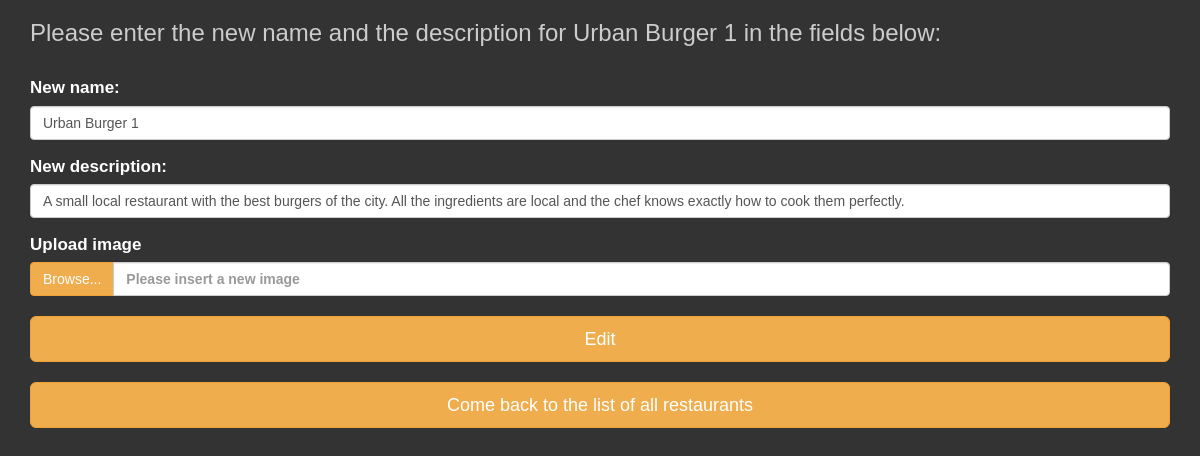
Screenshot of /restos/1/edit (signed in) with the database file from the repository.
### database_setup_fn.py (models this page shows, shortened)
class Restaurant(Base):
    __tablename__ = 'restaurant'
    id = Column(Integer, primary_key=True)
    name = Column(String(250), nullable=False)
    user_id = Column(Integer, ForeignKey('user.id'))
    user = relationship(User)
    description = Column(String(250))
    image = Column(String(250))
    menu_item = relationship('MenuItem', cascade="all, delete")

### finalproject.py (the view)
@app.route('/restos/<int:resto_id>/edit', methods=['GET', 'POST'])
@login_required
def editResto(resto_id):
    restaurant = session.query(Restaurant).filter_by(id=resto_id).one()
    name_resto = restaurant.name
    description_resto = restaurant.description
    image_resto = restaurant.image[15:]
    user = session.query(User).filter_by(name=login_session['username']).one()
    if restaurant.user_id != user.id:
        flash("""You are not allowed to edit this content,
        you are allowed to edit only the restaurants that you created""")
        return redirect(url_for('showallrestaurants'))
    if request.method == 'POST':
        if request.form['name']:
            restaurant.name = request.form['name']
            restaurant.description = request.form['description']
            file_img = request.files['file']
            filename = secure_filename(file_img.filename)
            file_img.save(os.path.join(app.config['UPLOAD_FOLDER'], filename))
            img_url = '/static/images/' + filename
            restaurant.image = img_url
            session.add(restaurant)
            session.commit()
            return redirect(url_for('showallrestaurants'))
    else:
        return render_template(
            'editresto.html',
            resto_identif=resto_id,
            name_resto=name_resto,
            resto_desc=description_resto,
            resto_image=image_resto
        )

### finalproject.py (called while the page is built)
def login_required(f):
    @wraps(f)
    def login_user(*args, **kwargs):
        if 'username' in login_session:
            return f(*args, **kwargs)
        else:
            flash("You are not allowed to access this page without login")
            return redirect('/login')
    return login_user

### templates/editresto.html (shortened to what this page needs)
<!DOCTYPE html>
<html>
<head>
        <link rel="stylesheet" type="text/css" href="/static/bootstrap-3.3.7-dist/css/bootstrap.min.css">
        <link rel="stylesheet" type="text/css" href="/static/bootstrap-3.3.7-dist/css/custom.css">
        <link rel="stylesheet" type="text/css" href="/static/css/styles.css">
</head>
<body>
    <div class="container">
        <h3>Please enter the new name and the description for {{name_resto}} in the fields below:</h3><br>
        <form enctype=multipart/form-data action="{{url_for('editResto', resto_id=resto_identif)}}" method ='POST'>
            <div class="form-group">
                <label for="inputName">New name:</label>
                <input class="form-control" type = 'text' size = '60' name = 'name' id="inputName" value='{{name_resto}}'>
            </div>
            <div class="form-group">
                <label for="inputDescription">New description:</label>
                <input class="form-control" type = 'text' size = '60' name = 'description' id="inputDescription" value='{{resto_desc}}'>
            </div>
            <div class="form-group">
                <label for = "fileInput">Upload image
                <span class="input-group" style="margin-top:5px;">
                    <span class="input-group-btn">
                        <span class= "btn btn-warning btn-file btn-md">
                            Browse...<input id="fileInput" type="file" style="display:none;" name="file">
                        </span>
                    </span>
                    <input id='inputImage_url' type="text" class="form-control" placeholder='Please insert a new image'>
                </span>
                </label>
            </div>
            <button class="btn btn-warning btn-block btn-lg" type = 'submit' value = 'Edit'>Edit</button>
        </form>
        <br>
    <a role="button" class="btn btn-warning btn-block btn-lg" href="{{url_for('showallrestaurants')}}">Come back to the list of all restaurants</a>
    </div>
</body>
</html>

### static/css/styles.css (style rules this page uses)
body { font-family: sans-serif; background-color: #333333 }
h1, h2, h3, h4 { color: #CCCCCC; }
a { text-decoration: none; text-decoration: #333333; font-size: .75em; }

### rows the page displays
Restaurant: name "Urban Burger 1", description "A small local restaurant with the best burgers of the city. All the ingredients are local and the chef knows exactly how to cook them perfectly."
